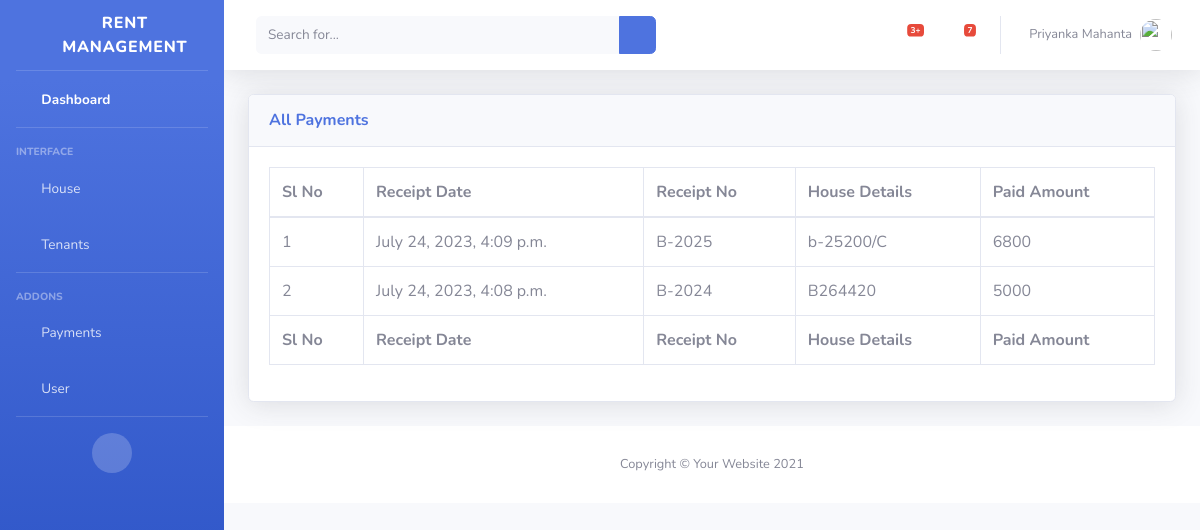
Screenshot of /payments_report/ with the database file from the repository.
### rent_management/models.py (models this page shows, shortened)
class Payment(models.Model):
    receipt_no = models.CharField(max_length=20, default='')
    house_details = models.ForeignKey(House, on_delete=models.CASCADE)
    paid_amount = models.IntegerField(default=0)
    paid_date = models.DateTimeField(auto_now_add=True)

class House(models.Model):
    number = models.CharField(max_length=20)
    name = models.CharField(max_length=20, default='')
    type = models.ForeignKey(HouseType, on_delete=models.CASCADE)
    address = models.TextField(default='')
    rent = models.CharField(max_length=20, default=0)
    created_on = models.DateTimeField(auto_now_add=True)
    def __str__(self):
        return self.number

### rent_management/views/manage_payments.py (the view)
# urls.py: path("payments_report/", views.payments_reports, name="payments_reports"),
def payments_reports(request):
    payment_list = Payment.objects.all().order_by('-id')
    context = {
        'payments_lists': payment_list,
    }
    return render(request, "rent/payments/payment_report.html", context)

### rent_management/templates/rent/payments/payment_report.html (shortened to what this page needs)
{% extends "rent/base/base.html" %}
{% block content %}
<div class="container-fluid">
    <div class="card shadow mb-4">
        <div class="card-header py-3">
            <div class="row">
                <div class="col-lg-8">
                    <h6 class="m-0 font-weight-bold text-primary">All Payments</h6>
                </div>
                <div class="col-lg-4 text-right">
                </div>
            </div>
        </div>
        <div class="card-body">
            <div class="table-responsive">
                <table class="table table-bordered" id="dataTable" width="100%" cellspacing="0">
                    <thead>
                    <tr>
                        <th>Sl No</th>
                        <th>Receipt Date</th>
                        <th>Receipt No</th>
                        <th>House Details</th>
                        <th>Paid Amount</th>
                    </tr>
                    </thead>
                    <tfoot>
                    <tr>
                        <th>Sl No</th>
                        <th>Receipt Date</th>
                        <th>Receipt No</th>
                        <th>House Details</th>
                        <th>Paid Amount</th>
                    </tr>
                    </tfoot>
                    <tbody>
                    {% if not payments_lists %}
                    <tr>
                        <td colspan="3" class="text-center">No Data Available!</td>
                    </tr>
                    {% else %}
                    {% for i in payments_lists %}
                    <tr>
                        <td>{{ forloop.counter }}</td>
                        <td>{{ i.paid_date }}</td>
                        <td>{{i.receipt_no}}</td>
                        <td>{{i.house_details}}</td>
                        <td>{{i.paid_amount}}</td>
                    </tr>
                    {% endfor %}
                    {% endif %}
                    </tbody>
                </table>
            </div>
        </div>
    </div>
</div>
{% endblock %}

### rows the page displays
Payment: paid_date "July 24, 2023, 4:09 p.m.", receipt_no "B-2025", house_details "b-25200/C", paid_amount "6800"
Payment: paid_date "July 24, 2023, 4:08 p.m.", receipt_no "B-2024", house_details "B264420", paid_amount "5000"
